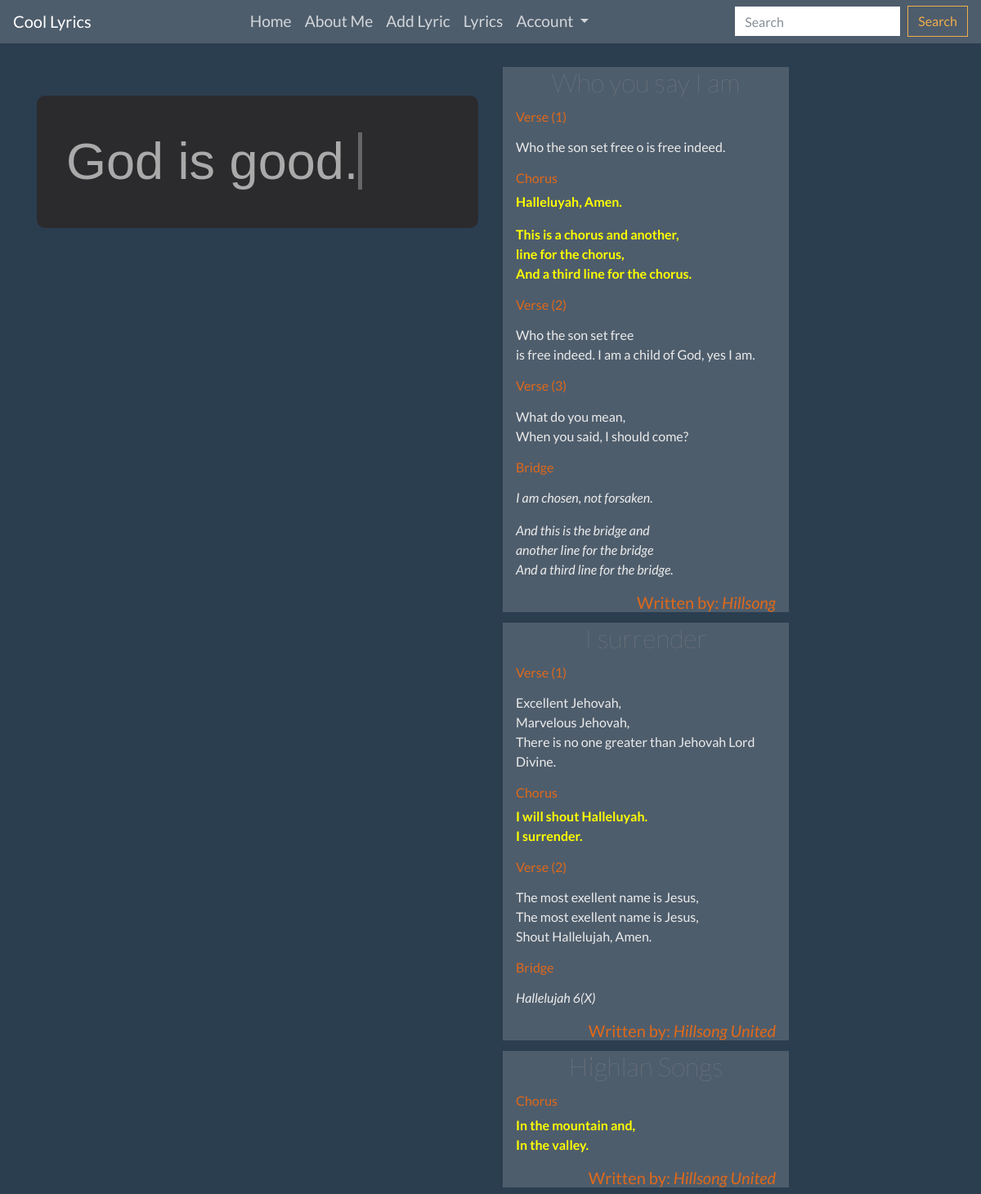
The app's page /, older data.
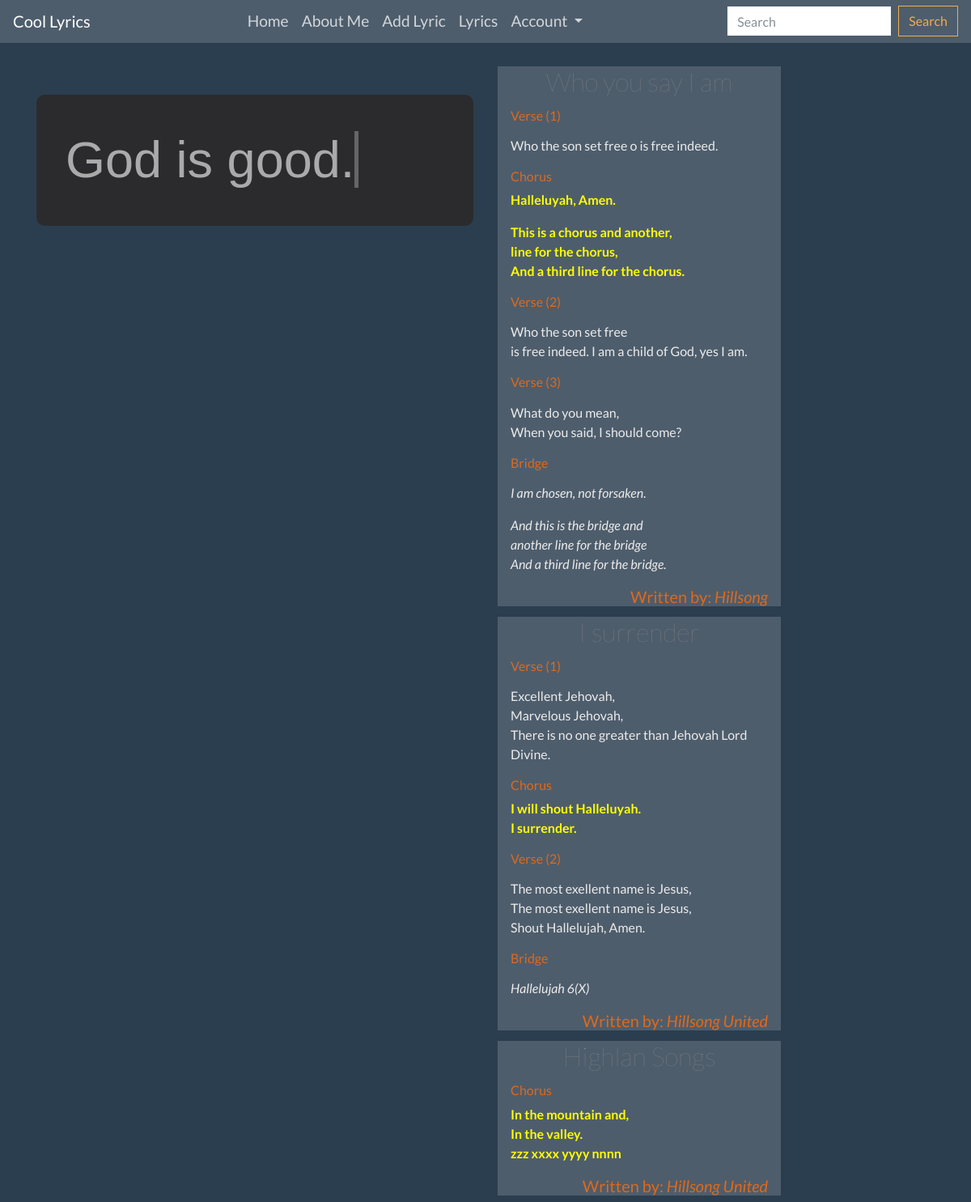
The same page, newer data.
### lyrics/models.py (models this page shows, shortened)
class Chorus(models.Model):
    lyric = models.ForeignKey(Lyric, on_delete=models.CASCADE)
    chorus = models.TextField(max_length=1024)
    def __str__(self):
        return self.chorus

### lyrics/views.py (the view)
# urls.py: path('', HomePage.as_view(), name='home'),
class HomePage(generic.TemplateView):
    model = Lyric
    template_name = 'index.html'
    def get_context_data(self, *args, **kwargs):
        context = super(HomePage, self).get_context_data(*args, *kwargs)
        context['latest_lyrics'] = Lyric.objects.all()[:3]
        return context

### lyrics/models.py (called while the page is built)
    def __str__(self):
        return self.title

    def __str__(self):
        return self.verse

    def __str__(self):
        return self.bridge

### templates/index.html (shortened to what this page needs)
{% extends  'base.html' %}
{% block content %}
<div class="container">
    <section>
        <div class="mt-3">
            <div class="row">
                <div class="col-sm-6">
                    <div class="anim-container mt-5">
                        <h1>God is
                            <span
                               class="txt-rotate"
                               data-period="2000"
                               data-rotate='[ "good.", "kind.", "patient.", "not envious.",
                                "love.", "our Saviour.", "hope for years to come",
                               "our Father!" ]'></span>
                          </h1>
                    </div>
                </div>
                <div class="col-sm-4">
                    {% for lyric in latest_lyrics %}
                    <article class="text-left bg-secondary px-3">
                        <h2 class="text-center">{{ lyric }}</h2>
                        {% if lyric.verse_set.all %}
                        {% for verse in lyric.verse_set.all %}
                                {% if forloop.counter == 1 %}
                                    <h6 class="text-primary">Verse ({{ forloop.counter }})</h6>
                                    <p class="text-light">{{ verse|linebreaks }}</p>
                                {% endif %}
                            {% endfor %}
                        {% endif %}
                        {% if lyric.chorus_set.all %}
                            <h6 class="text-primary">Chorus</h6>
                            {% for chorus in lyric.chorus_set.all %}
                                <div class="text-yellow"><b>{{ chorus|linebreaks }}</b></div>
                            {% endfor %}
                        {% endif %}
                        {% if lyric.verse_set.all %}
                            {% for verse in lyric.verse_set.all %}
                                {% if forloop.counter != 1 %}
                                    <h6 class="text-primary">Verse ({{ forloop.counter }})</h6>
                                    <p class="text-light">{{ verse|linebreaks }}</p>
                                {% endif %}
                            {% endfor %}
                        {% endif %}
                        {% if lyric.bridge_set.all %}
                            <h6 class="text-primary">Bridge</h6>
                            {% for bridge in lyric.bridge_set.all %}
                                <p class="text-light"><em>{{ bridge|linebreaks }}</em></p>
                            {% endfor %}
                        {% endif %}
                        <h5 class="text-primary text-right">
                             <span class="text-primary">Written by: </span>
                             <em>{{ lyric.song_writer }}</em>
                        </h5>
                    </article>
                    {% endfor %}
                </div>
                <div class="col-sm-2">
                </div>
            </div>
        </div>
    </section>
</div>
{% endblock %}

Row changes from the older to the newer data that the page shows:
changed Chorus: chorus "In the mountain and, In the valley." → "In the mountain and, In the valley. zzz xxxx yyyy nnnn"
